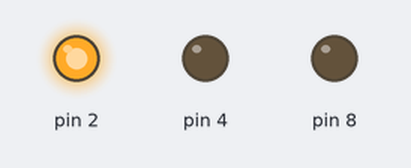
Simulated run of this sketch. Board: Arduino Uno, built with avr-gcc and run on an emulated ATmega328P. Parts: output pins drawn as LEDs (lit = HIGH).

Above: at 3.0 s.
At 8.0 s:
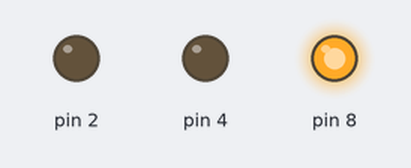
At 11.1 s:
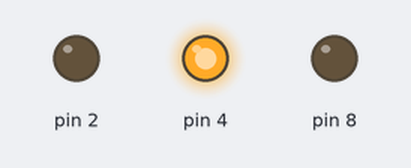
At 13.65 s:
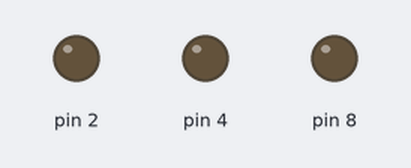
Timing chart, 0 to 17.9 s (numbered marks = the images above):
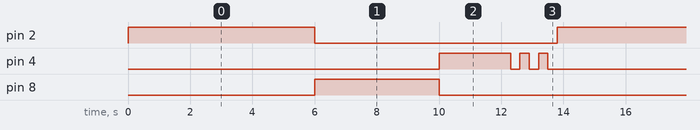

The sketch:

arduino.ino
```cpp
// Definição dos pinos
int ledVermelho = 2;
int ledAmarelo  = 4;
int ledVerde    = 8;

// Ponteiros para os LEDs
int* ptrVermelho = &ledVermelho;
int* ptrAmarelo  = &ledAmarelo;
int* ptrVerde    = &ledVerde;

// Função genérica para acender um LED
void acendeLed(int* led, unsigned long tempo) {
  digitalWrite(*led, HIGH);
  delay(tempo);
  digitalWrite(*led, LOW);
}

// Função para piscar LED amarelo
void piscaAmarelo(int* led, int vezes, unsigned long intervalo) {
  for (int i = 0; i < vezes; i++) {
    digitalWrite(*led, HIGH);
    delay(intervalo);
    digitalWrite(*led, LOW);
    delay(intervalo);
  }
}

void setup() {
  pinMode(*ptrVermelho, OUTPUT);
  pinMode(*ptrAmarelo, OUTPUT);
  pinMode(*ptrVerde, OUTPUT);
}

void loop() {
  // Vermelho - 6 segundos
  acendeLed(ptrVermelho, 6000);

  // Verde - 4 segundos
  acendeLed(ptrVerde, 4000);

   // Amarelo permanece aceso por 2 segundos
  acendeLed(ptrAmarelo, 2000);

  // Amarelo - pisca 3 vezes (300 ms cada piscada)
  piscaAmarelo(ptrAmarelo, 3, 300);
}
```

Measured:
- by itself, pin 2: alternates HIGH for 6.0 s and LOW for 7.8 s
- by itself, pin 4: repeats every 13.8 s: 2 × (LOW 0.30 s, HIGH 0.30 s), LOW 10.3 s, HIGH 2.3 s
- by itself, pin 8: alternates HIGH for 4.0 s and LOW for 9.8 s
